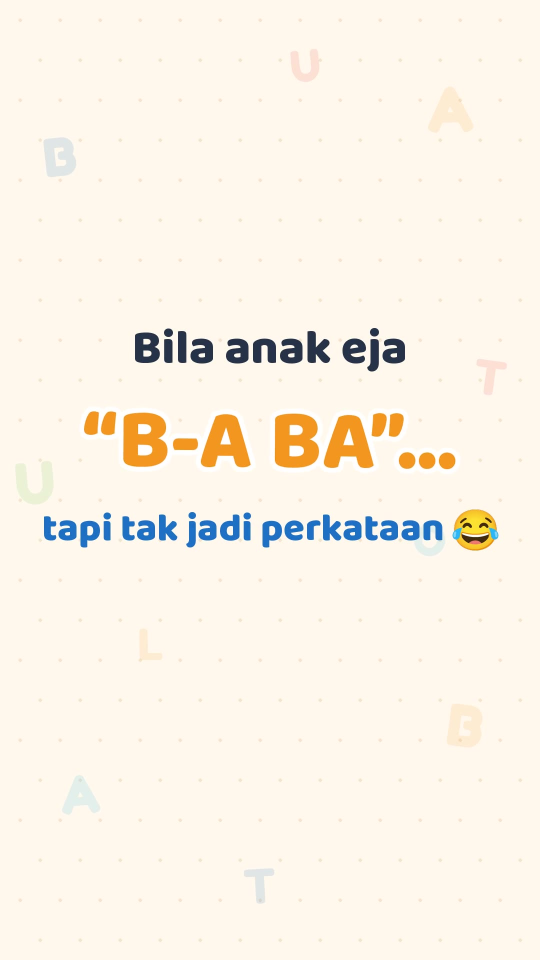
#> input picture engagement-konten/eja-baba-2026-10/MindaOptima_EjaBABA_thumbnail.jpg, 1080 x 1920 px (shown at 1/2 size)
$ python -i render.py   (imports and definitions only)
#> lines starting #> are read from the running program, lines starting #| are printed output that depends on the picture
"""Motion graphic 'Eja B-A BA tapi tak jadi' — Minda Optima. 1080x1920, 30fps.

Usage: python3 render.py <assets_dir> <fonts_dir> <out_dir> [--preview t1,t2,...]
"""
import math, os, subprocess, sys
from functools import lru_cache
from PIL import Image, ImageDraw, ImageFont, ImageFilter

ASSETS, FONTS, OUT = sys.argv[1], sys.argv[2], sys.argv[3]
PREVIEW = None
if "--preview" in sys.argv:
    PREVIEW = [float(x) for x in sys.argv[sys.argv.index("--preview") + 1].split(",")]

W, H, FPS = 1080, 1920, 30
DUR = 18.6

# ---------- brand palette (from logo) ----------
CREAM = (255, 248, 236)
INK = (38, 50, 72)
BLUE = (30, 112, 196)
SKY = (45, 180, 232)
ORANGE = (243, 150, 30)
RED = (229, 57, 53)
GREEN = (108, 192, 74)
WHITE = (255, 255, 255)
GREY = (140, 140, 150)

F_CARD = f"{FONTS}/x_fontsource-fredoka-5.3.0/files/fredoka-latin-700-normal.woff"
F_HEAD = f"{FONTS}/x_fontsource-baloo-2-5.3.0/files/baloo-2-latin-800-normal.woff"
F_BODY = f"{FONTS}/x_fontsource-baloo-2-5.3.0/files/baloo-2-latin-700-normal.woff"
F_EMOJI = "/usr/share/fonts/truetype/noto/NotoColorEmoji.ttf"

# ---------- timeline (seconds) ----------
T_HOOK = 0.0
T_PANEL = 1.9
T_B, T_A, T_BA = 2.1, 2.45, 2.85
T_T, T_U, T_TU = 3.4, 3.75, 4.15
T_MAK1 = 5.1                      # 01_mak_tanya starts
CAP1 = [(T_MAK1 + 0.10, "Okay sayang…"), (T_MAK1 + 1.31, "sambung."), (T_MAK1 + 2.44, "Jadi apa?")]
T_Q = T_MAK1 + 2.44
T_THINK = 8.55
T_BAAA, T_TUUU = 8.75, 9.6
T_BOLA = 10.8
T_MELT = 12.35
T_MAK2 = 12.9                     # 02_mak_keluh starts
CAP2 = [(T_MAK2 + 0.11, "Haaaih…"), (T_MAK2 + 1.79, "Ya Allah…")]
T_END = 15.6


# ---------- helpers ----------
def clamp(x, a=0.0, b=1.0):
    return max(a, min(b, x))

def prog(t, t0, d):
    return clamp((t - t0) / d)

def ease_out_cubic(p):
    return 1 - (1 - p) ** 3

def ease_in_out(p):
    return 3 * p * p - 2 * p * p * p

def ease_out_back(p, s=1.9):
    p -= 1
    return p * p * ((s + 1) * p + s) + 1

def pop(t, t0, d=0.38):
    return 0.0 if t < t0 else ease_out_back(prog(t, t0, d))

# [5 lines left out: function fade, not called in this run]

def lerp(a, b, p):
    return a + (b - a) * p

@lru_cache(None)
def font(path, size):
    return ImageFont.truetype(path, size)

# [8 lines left out: function emoji, not called in this run]

def shadowed(im, off=(0, 14), blur=18, alpha=70):
    """Return image with soft drop shadow, padded."""
    pad = blur * 2 + max(abs(off[0]), abs(off[1]))
    out = Image.new("RGBA", (im.width + pad * 2, im.height + pad * 2), (0, 0, 0, 0))
    sh = Image.new("RGBA", im.size, (0, 0, 0, 0))
    sh.putalpha(im.getchannel("A").point(lambda a: a * alpha // 255))
    out.alpha_composite(sh, (pad + off[0], pad + off[1]))
    out = out.filter(ImageFilter.GaussianBlur(blur))
    out.alpha_composite(im, (pad, pad))
    return out

# [44 lines left out: functions text_img, row, place, letter_card, not called in this run]

@lru_cache(None)
def syl_card(txt, color):
    return letter_card(txt, color, w=230, h=220)

# [103 lines left out: functions arrow, panel, avatar, wrap, mak_bubble, ball and 3 more, not called in this run]

# background: faint drifting letters
BG_LETTERS = [("B", 120, 300, 110, BLUE), ("A", 900, 210, 130, ORANGE), ("T", 980, 760, 100, RED),
              ("U", 70, 980, 120, GREEN), ("A", 160, 1600, 110, SKY), ("B", 930, 1450, 120, ORANGE),
              ("T", 520, 1760, 100, BLUE), ("U", 610, 120, 90, RED), ("O", 860, 1080, 90, SKY),
              ("L", 300, 1300, 90, ORANGE)]

# [126 lines left out: functions bg_letter, dots_bg, render, not called in this run]


# [15 lines not run here, left out]

>>> import cv2
>>> picture = cv2.imread('MindaOptima_EjaBABA_thumbnail.jpg', cv2.IMREAD_GRAYSCALE)
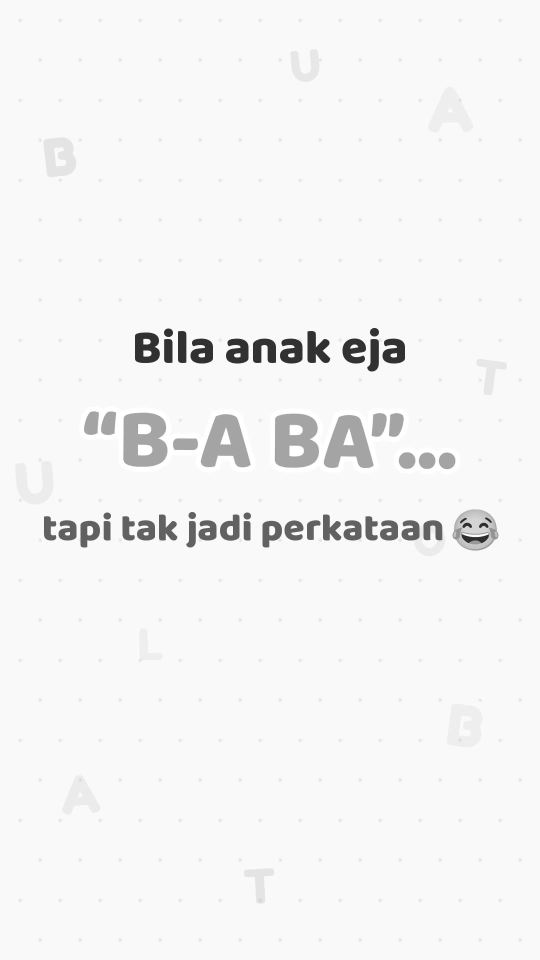
#> picture: shape (1920, 1080) (shown at 1/2 size); min 26, max 255, mean 243.9
>>> result = shadowed(picture)
#> (the run stopped early here; a loop or call above may not have finished)
